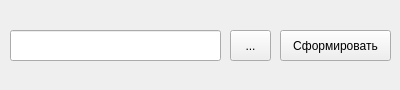
<?xml version="1.0" encoding="UTF-8"?>
<ui version="4.0">
 <class>PrintDialog</class>
 <widget class="QWidget" name="PrintDialog">
  <property name="geometry">
   <rect>
    <x>0</x>
    <y>0</y>
    <width>400</width>
    <height>90</height>
   </rect>
  </property>
  <property name="windowTitle">
   <string>Form</string>
  </property>
  <widget class="QPushButton" name="pushButton">
   <property name="geometry">
    <rect>
     <x>280</x>
     <y>30</y>
     <width>111</width>
     <height>31</height>
    </rect>
   </property>
   <property name="text">
    <string>Сформировать</string>
   </property>
  </widget>
  <widget class="QToolButton" name="toolButton">
   <property name="geometry">
    <rect>
     <x>230</x>
     <y>30</y>
     <width>41</width>
     <height>31</height>
    </rect>
   </property>
   <property name="text">
    <string>...</string>
   </property>
  </widget>
  <widget class="QLineEdit" name="lineEdit">
   <property name="geometry">
    <rect>
     <x>10</x>
     <y>30</y>
     <width>211</width>
     <height>31</height>
    </rect>
   </property>
  </widget>
 </widget>
 <resources/>
 <connections/>
</ui>
